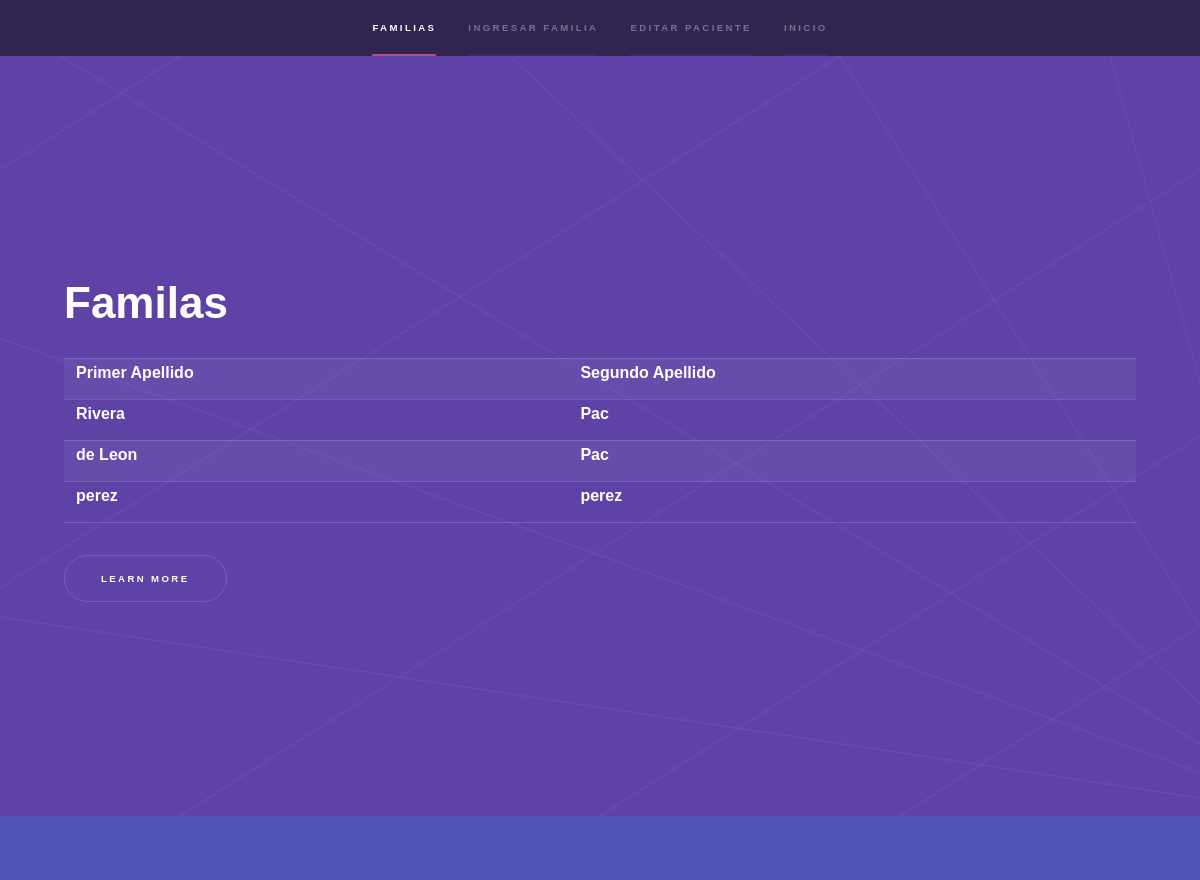
The app's page /paciente/familia/ (upper part), older data.
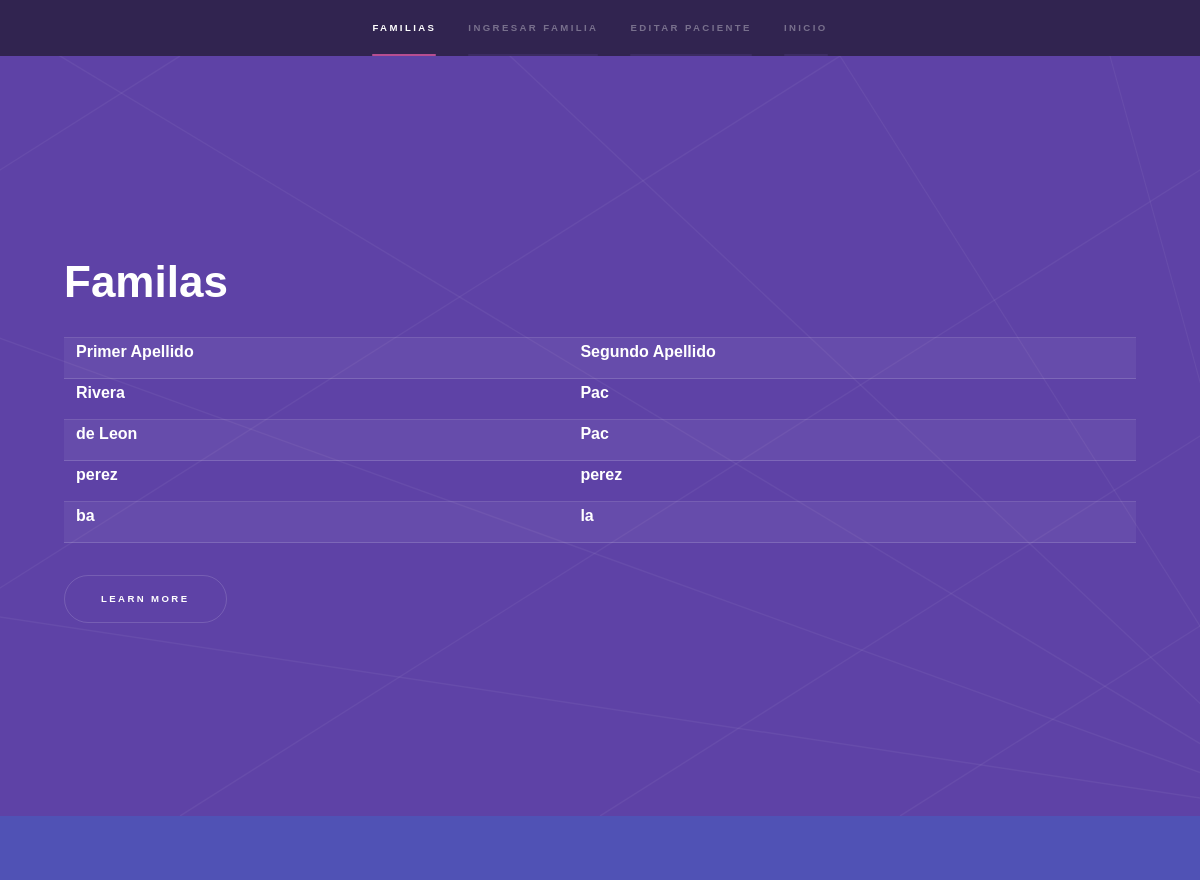
The same page, newer data.
### pacientes/models.py (models this page shows, shortened)
class familia(models.Model):
    primerApellido = models.CharField(max_length = 45 , blank = False)
    segundoApellido = models.CharField(max_length = 45 , blank = False)

### pacientes/views.py (the view)
def familia(request):
    form = familiaModelsForms(request.POST or None)
    queryset = modeloFamilia.objects.all()
    if form.is_valid():
        instance = form.save(commit=False)
        instance.save()
        fromm = familiaModelsForms()
    context = {
    "form":form,
    "queryset":queryset,
    }
    return render(request,"pacientes/creacionFamilias.html",context)

### templates/pacientes/creacionFamilias.html (shortened to what this page needs)
{% extends  'baseTemplate/base.html'%}
{% block navBar %}
<li><a href="#intro">Familias</a></li>
<li><a href="#one">Ingresar Familia</a></li>
<li><a href="#two">Editar Paciente</a></li>
{% endblock %}
{% block apartados %}
  <section id="intro" class="wrapper style1 fullscreen fade-up">
    <div class="inner">
      <h1>Familas</h1>
      <table id="paciente">
        <tr>
            <th>Primer Apellido</th>
            <th>Segundo Apellido</th>
            </tr>
            {% for dato in queryset %}
            <tr>
              <th>{{ dato.primerApellido }}</th>
              <th>{{dato.segundoApellido}}</th>
            </tr>
            {% endfor %}
          </table>
      <ul class="actions">
        <li><a href="#one" class="button scrolly">Learn more</a></li>
      </ul>
    </div>
  </section>
  <section id="one" class="wrapper style2 spotlights">
    <section>
      <div class="content">
      </div>
    </section>
  </section>
  {% endblock %}

Row changes from the older to the newer data that the page shows:
added familia: primerApellido "ba", segundoApellido "la"
